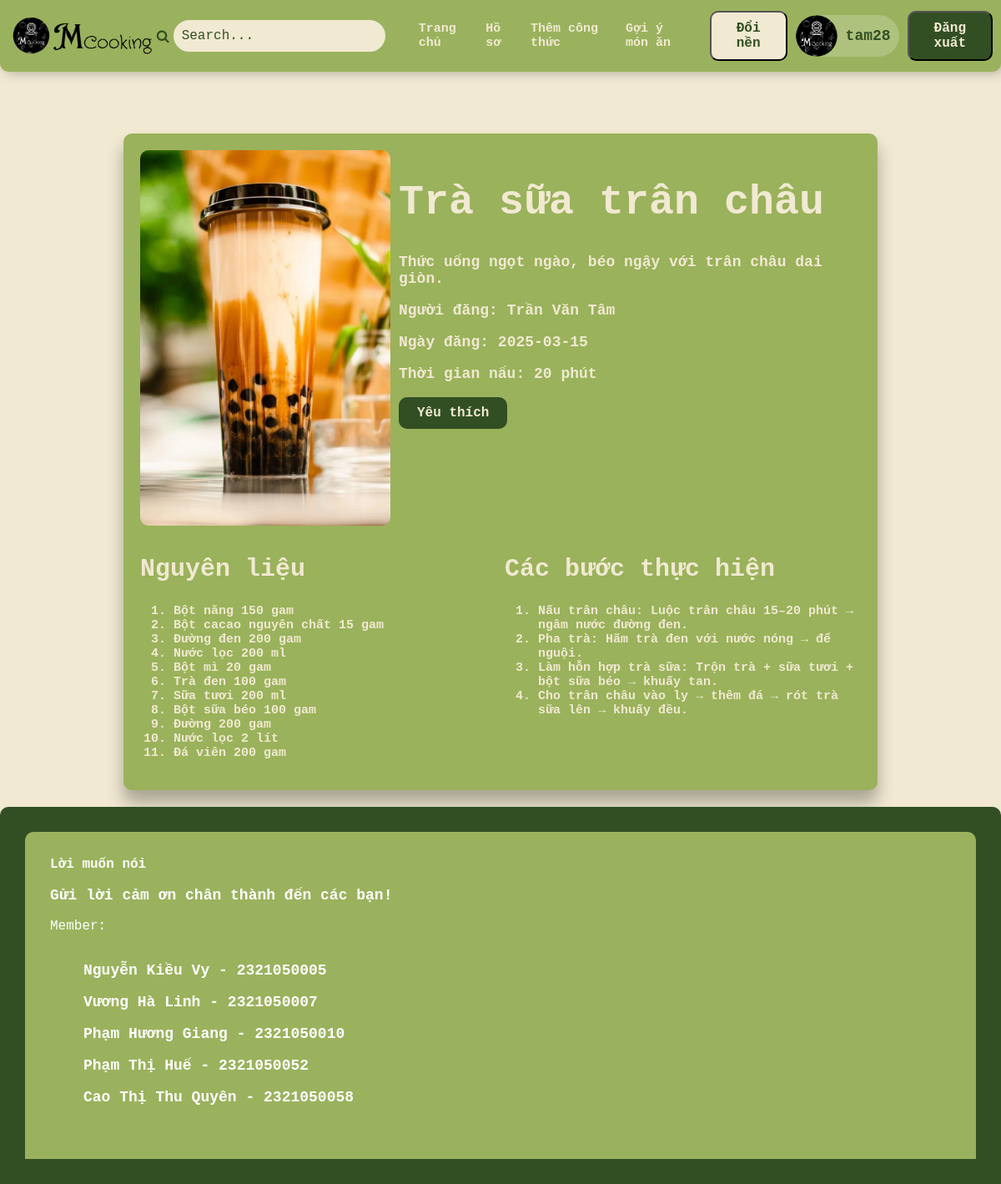
Page /gdnguoidung/index.php?page=chitietmonan&id=42 (signed in) on the committed database.
### tables this page shows
CREATE TABLE IF NOT EXISTS mon_an(
	id INT PRIMARY KEY AUTO_INCREMENT,
	ten_mon_an VARCHAR(100) NOT NULL,
	mo_ta TEXT,
	thoi_gian_nau INT,
	nguoi_dang_id INT,
	ngay_dang DATE,
	hinh_anh VARCHAR(255),
    trang_thai VARCHAR(20),
	FOREIGN KEY (nguoi_dang_id) REFERENCES nguoi_dung(id) ON DELETE CASCADE
);

CREATE TABLE IF NOT EXISTS nguoi_dung(
	id INT PRIMARY KEY AUTO_INCREMENT,
	ten_dang_nhap VARCHAR(50) NOT NULL,
	mat_khau VARCHAR(50) NOT NULL,
	ho_ten VARCHAR(50),
    gioi_tinh VARCHAR(5),
	email VARCHAR(50),
	sdt VARCHAR(10),
	vai_tro_id INT,
	ngay_sinh DATE,
	FOREIGN KEY (vai_tro_id) REFERENCES vai_tro(id)
);

CREATE TABLE IF NOT EXISTS mon_an_nguyen_lieu(
	id INT PRIMARY KEY AUTO_INCREMENT,
	mon_an_id INT,
	nguyen_lieu_id INT,
	so_luong VARCHAR(50),
	FOREIGN KEY (mon_an_id) REFERENCES mon_an(id) ON DELETE CASCADE,
	FOREIGN KEY (nguyen_lieu_id) REFERENCES nguyen_lieu(id)
);

CREATE TABLE IF NOT EXISTS nguyen_lieu(
	id INT PRIMARY KEY AUTO_INCREMENT,
	ten_nguyen_lieu VARCHAR(50)
);

CREATE TABLE IF NOT EXISTS cong_thuc(
	id INT PRIMARY KEY AUTO_INCREMENT,
    mon_an_id INT,
    buoc_lam TEXT,
    FOREIGN KEY (mon_an_id) REFERENCES mon_an(id) ON DELETE CASCADE
);

### gdnguoidung/trangchu/chitietmonan.php (the view, shortened to what this page needs)
<!DOCTYPE html>
<html lang="en">
<head>
    <link rel="stylesheet" href="../btnhom/cacform.css">
</head>
<body>
    <?php
        include('../connect.php');
        $id = $_GET['id'];
        if (isset($_SESSION['username'])) {
            $ten_dn = $_SESSION['username'];
            $sql_user = "SELECT id FROM nguoi_dung WHERE ten_dang_nhap = '$ten_dn'";
            $result_user = mysqli_query($conn, $sql_user);
            $row_user = mysqli_fetch_assoc($result_user);
            if($row_user){
                $user_id = $row_user['id'];
                $sql_ls = "INSERT INTO lich_su (nguoi_dung_id, mon_an_id) VALUES ($user_id, $id) ON DUPLICATE KEY UPDATE thoi_gian_xem = CURRENT_TIMESTAMP";
                mysqli_query($conn, $sql_ls);
            }
        }
        $sql = "SELECT ma.*, ct.buoc_lam ,nl.ten_nguyen_lieu, nd.ho_ten
                from mon_an ma
                join cong_thuc ct on ma.id = ct.mon_an_id
                join mon_an_loai_mon malm on ma.id = malm.mon_an_id
                join mon_an_nguyen_lieu manl on ma.id = manl.mon_an_id
                join nguyen_lieu nl on manl.nguyen_lieu_id = nl.id
                join loai_mon lm on malm.loai_mon_id = lm.id
                join nguoi_dung nd on ma.nguoi_dang_id = nd.id
                where ma.id = $id";
        $result = mysqli_query($conn,$sql);
        $monAn = mysqli_fetch_array($result);
    ?>
    <div class="container">
        <div class = "tendangnhap">
            <div>
                <img src="../gdadmin/<?php echo $monAn['hinh_anh']?>">
            </div>
            <div>
                <h1 style="font-size:50px"><?php echo $monAn['ten_mon_an']; ?></h1>
                <p><?php echo $monAn['mo_ta']; ?></p>
                <p><a href="index.php?page=hosonguoidang&id=<?php echo $monAn['nguoi_dang_id']?>">Người đăng: <?php echo " " . $monAn['ho_ten']; ?></p></a>
                <p>Ngày đăng: <?php echo " " . $monAn['ngay_dang']; ?></p>
                <p>Thời gian nấu: <?php echo " " . $monAn['thoi_gian_nau'] . " phút"; ?></p>
                <?php
                $sql_monan = "SELECT ma.id AS mon_id, ma.ten_mon_an, ma.mo_ta, ma.hinh_anh, nd.ho_ten
                        FROM mon_an ma
                        JOIN nguoi_dung nd ON ma.nguoi_dang_id = nd.id
                        WHERE ma.id = $id";
                $result_monan = mysqli_query($conn, $sql_monan);
                $monAn = mysqli_fetch_assoc($result_monan);
                $sql = "SELECT * FROM mon_an_yeu_thich
                        WHERE nguoi_dung_id = $user_id AND mon_an_id = $id";
                $result = mysqli_query($conn, $sql);
                $daYeuThich = mysqli_num_rows($result) > 0;
                ?>
                <button class="yeu-thich" id="btn-yeuthich" value="<?php echo (int)$monAn['mon_id'] ?>">
                    <?php echo $daYeuThich ? "Đã yêu thích" : "Yêu thích" ?>
                </button>
            </div>
        </div>
        <div class="tendangnhap">
            <div class="nguyenlieu">
                <h2>Nguyên liệu</h2>
                <?php
                    include ('../connect.php');
                    $sql_nl = "SELECT manl.*, nl.ten_nguyen_lieu from mon_an_nguyen_lieu manl
                            join nguyen_lieu nl on manl.nguyen_lieu_id = nl.id
                            where manl.mon_an_id = $id";
                    $result_nl = mysqli_query($conn, $sql_nl);
                ?>
                <ol>
                    <?php
                        while($nguyenLieu = mysqli_fetch_assoc($result_nl)){
                    ?>
                    <li><?php echo $nguyenLieu['ten_nguyen_lieu'] . " " . $nguyenLieu['so_luong'];?></li>
                    <?php }?>
                </ol>
            </div>
            <div class="nguyenlieu">
                <h2>Các bước thực hiện</h2>
                <?php
                    include ('../connect.php');
                    $sql_ct = "SELECT ct.* from cong_thuc ct
                            where ct.mon_an_id = $id";
                    $result_ct = mysqli_query($conn, $sql_ct);
                ?>
                <ol>
                    <?php
                        while($congThuc = mysqli_fetch_assoc($result_ct)){
                    ?>
                    <li><?php echo $congThuc['buoc_lam'];?></li>
                    <?php }?>
                </ol>
            </div>
        </div>
    </div>
</body>
</html>

### gdnguoidung/style.css (style rules this page uses)
body { font-family: 'Courier New', Courier, monospace; background-color: #f1e9d2; font-size: 16px; }
a { text-decoration: none; }
button { font-family: 'Courier New', Courier, monospace; }
li { padding-inline-start: 0; font-size: 10px; }

### gdadmin/cacform.css (style rules this page uses)
body { background-color:#f1e9d2; font-family: 'Courier New', Courier, monospace; margin-top:15vh; }
h2 { text-align:center; }
.tendangnhap { display:flex; justify-content: space-between; align-items:center; }
button { font-family: 'Courier New', Courier, monospace; }
img { width:100px; height:auto; }

### gdnguoidung/index.php (style rules this page uses)
li { padding-inline-start: 0; font-size: 15px !important; }

### gdnguoidung/trangchu/chitietmonan.php (style rules this page uses)
body { display: flex; flex-direction: column; color:#324f23; margin:20vh auto; margin-bottom:0; }
h2 { text-align:left; font-size:30px; }
a { text-decoration:none; color:#f1e9d2; }
p { font-weight: bold; font-size: large; }
.nguyenlieu { flex:1; }
li { padding-inline-start: 0; font-size:20px; }
.container { background-color: #9ab25b; display:flex; flex-direction: column; padding:20px; gap:5px; margin:auto; width:80%; border-radius: 10px; box-shadow: 0 15px 20px rgba(0,0,0,0.3); color:#f1e9d2; font-weight:bold; }
.tendangnhap { display:flex; justify-content: space-around; align-items:flex-start; gap:10px; }
.yeu-thich { cursor: pointer; background-color: #324f23; color: #f1e9d2; font-size: 16px; font-weight: bold; border: 2px solid #324f23; border-radius: 10px; padding: 8px 20px; display: flex; align-items: center; gap: 5px; transition: 0.3s; }
img { width:300px; height:auto; border-radius:10px; }

### rows in the picture
mon_an: hinh_anh (picture), ten_mon_an "Trà sữa trân châu", mo_ta "Thức uống ngọt ngào, béo ngậy với trân châu dai giòn.", ngay_dang "2025-03-15", thoi_gian_nau "20"
nguoi_dung: ho_ten "Trần Văn Tâm"
mon_an_nguyen_lieu: nguyen_lieu.ten_nguyen_lieu "Bột năng", so_luong "150 gam"
mon_an_nguyen_lieu: nguyen_lieu.ten_nguyen_lieu "Bột cacao nguyên chất", so_luong "15 gam"
mon_an_nguyen_lieu: nguyen_lieu.ten_nguyen_lieu "Đường đen", so_luong "200 gam"
mon_an_nguyen_lieu: nguyen_lieu.ten_nguyen_lieu "Nước lọc", so_luong "200 ml"
mon_an_nguyen_lieu: nguyen_lieu.ten_nguyen_lieu "Bột mì", so_luong "20 gam"
mon_an_nguyen_lieu: nguyen_lieu.ten_nguyen_lieu "Trà đen", so_luong "100 gam"
mon_an_nguyen_lieu: nguyen_lieu.ten_nguyen_lieu "Sữa tươi", so_luong "200 ml"
mon_an_nguyen_lieu: nguyen_lieu.ten_nguyen_lieu "Bột sữa béo", so_luong "100 gam"
mon_an_nguyen_lieu: nguyen_lieu.ten_nguyen_lieu "Đường", so_luong "200 gam"
mon_an_nguyen_lieu: nguyen_lieu.ten_nguyen_lieu "Nước lọc", so_luong "2 lít"
mon_an_nguyen_lieu: nguyen_lieu.ten_nguyen_lieu "Đá viên", so_luong "200 gam"
cong_thuc: buoc_lam "Nấu trân châu: Luộc trân châu 15–20 phút → ngâm nước đường đen."
cong_thuc: buoc_lam "Pha trà: Hãm trà đen với nước nóng → để nguội."
cong_thuc: buoc_lam "Làm hỗn hợp trà sữa: Trộn trà + sữa tươi + bột sữa béo → khuấy tan."
cong_thuc: buoc_lam "Cho trân châu vào ly → thêm đá → rót trà sữa lên → khuấy đều."

### other values in the picture
$_SESSION["username"] "tam28"
